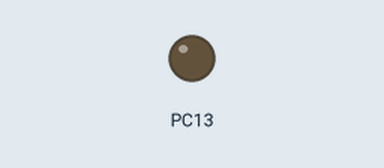
Simulated run of this sketch. Board: STM32 Blue Pill. Parts: output pins drawn as LEDs (lit = HIGH). Random numbers use the default seed unless the sketch sets one; USB keyboard and mouse output is not drawn.

Above: at 0.1 s.
At 11.2 s:
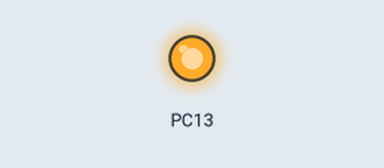
Timing chart, 0 to 12.7 s (numbered marks = the images above):
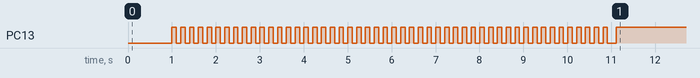

The sketch:

bluepill_mouse_jiggler.ino
```cpp
/*
 *  NAME: ScreenSaver Mouse Jiggler
 *  DATE: 2016-10-20
 *  DESC: Arduino based mouse emulator, preventing computer screen-saver from
 *      kicking in and locking desktop (eg. during forensic investigation).
 *  AUTHOR: nshadov
 *  VERSION: 1.0
 */


#include <Mouse.h>

// This is runned once, during device initialization

int wiggle = 0;
int w = 0;

void setup()
{
  Mouse.begin();
  pinMode(PC13, OUTPUT);
  randomSeed(analogRead(0));
  digitalWrite(PC13, LOW);
}


//Main loop - move mouse back and forth every 5 seconds

void loop()
{
  delay(1000);

  for(int i = 0; i < 100; i++){
    Mouse.move(0,1);
    if (digitalRead(PC13)){
        digitalWrite(PC13, LOW);
    } else {
        digitalWrite(PC13, HIGH);
    }
    delay(100);
    Mouse.move(0,-1);
  }

  while(true) {
    wiggle = random(3,8);
    Mouse.move(wiggle,0,0);
    delay(100);
    Mouse.move(0-wiggle,0,0);

    w = random(10,30);
    if (digitalRead(PC13)){
        digitalWrite(PC13, LOW);
    } else {
        digitalWrite(PC13, HIGH);
    }

    delay(w * 1000);
  }
}
```

Measured:
- by itself, PC13: goes 49 × (HIGH 0.10 s, LOW 0.10 s), HIGH 0.10 s, LOW 0.20 s, then HIGH
- by itself, everything shown: repeats every 1.8 s, in 18 steps
